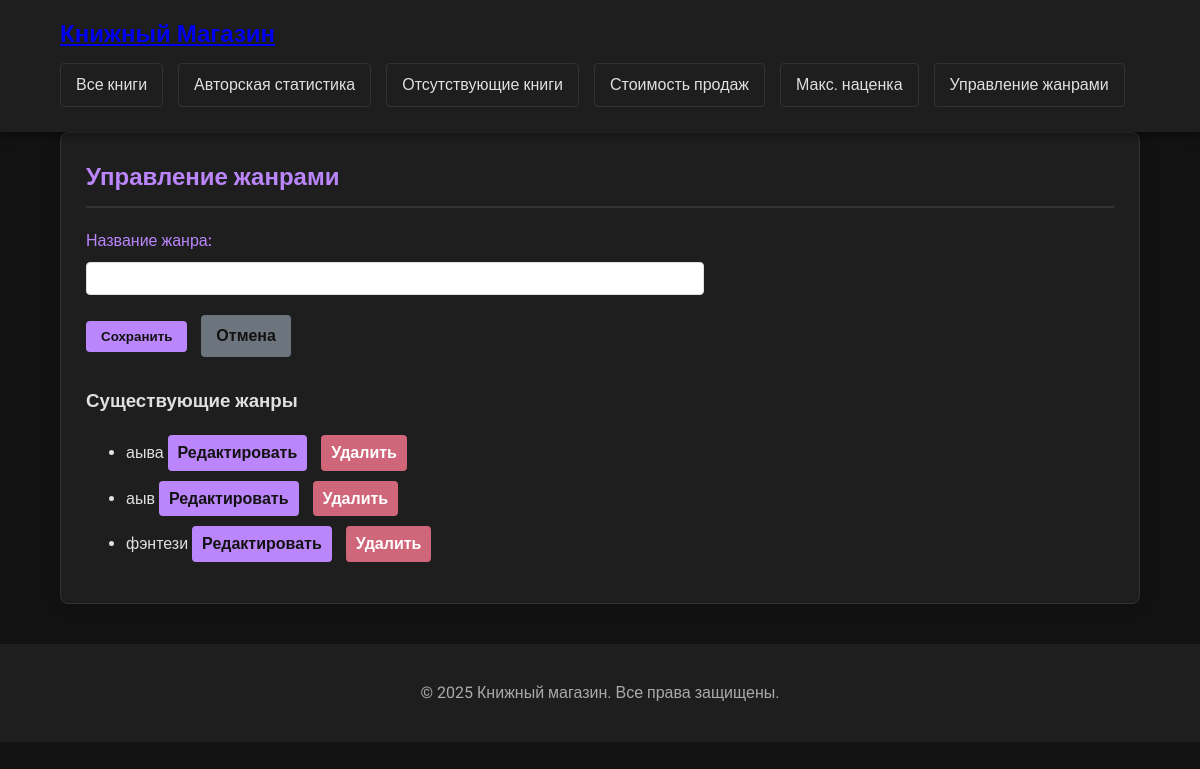
Screenshot of /books/genre/manage/ with the database file from the repository.
### books/models.py (models this page shows, shortened)
class Genre(models.Model):
    name = models.CharField(max_length=100, unique=True, verbose_name="Название жанра")

### books/views.py (the view)
# urls.py: path('genre/manage/', views.manage_genre, name='manage_genre'),
def manage_genre(request, genre_id=None):
    genres = Genre.objects.all()
    if genre_id:
        genre = get_object_or_404(Genre, id=genre_id)
        form = GenreForm(request.POST or None, instance=genre)
        success_message = "Жанр успешно обновлен!"
    else:
        genre = None
        form = GenreForm(request.POST or None)
        success_message = "Жанр успешно создан!"
    if request.method == 'POST' and form.is_valid():
        form.save()
        messages.success(request, success_message)
        return redirect('manage_genre')
    return render(request, 'books/genre_manage.html', {
        'form': form,
        'genres': genres
    })

### books/forms.py
class GenreForm(forms.ModelForm):
    class Meta:
        model = Genre
        fields = ['name']

### books/templates/books/genre_manage.html (shortened to what this page needs)
{% extends 'books/base.html' %}
    {% load static %}
{% block content %}
<div class="card">
    <h2>Управление жанрами</h2>
    <form method="post">
        <div class="form-group">
            {{ form.name.label_tag }}
            {{ form.name }}
        </div>
        <button type="submit" class="btn">Сохранить</button>
        <a href="{% url 'book_list' %}" class="btn" style="background: #6c757d;">Отмена</a>
    </form>
    <h3 style="margin-top: 30px;">Существующие жанры</h3>
    <ul>
        {% for genre in genres %}
        <li style="margin-bottom: 10px;">
            {{ genre.name }}
            <a href="{% url 'edit_genre' genre.id %}" class="btn" style="padding: 5px 10px;">Редактировать</a>
            <a href="{% url 'delete_genre' genre.id %}" class="btn btn-danger" style="padding: 5px 10px;">Удалить</a>
        </li>
        {% empty %}
        <li>Жанры не добавлены</li>
        {% endfor %}
    </ul>
</div>
{% endblock %}

### static/books/css/style.css (style rules this page uses)
:root { --dark-bg: #121212; --dark-card: #1e1e1e; --dark-text: #e0e0e0; --dark-border: #333; --accent-color: #bb86fc; --accent-hover: #9a67ea; --danger: #cf6679; --success: #03dac6; }
body { font-family: 'Segoe UI', Tahoma, Geneva, Verdana, sans-serif; line-height: 1.6; margin: 0; padding: 0; background-color: var(--dark-bg); color: var(--dark-text); min-height: 100vh; }
.card { background: var(--dark-card); border-radius: 8px; box-shadow: 0 0 15px rgba(0,0,0,0.3); padding: 25px; margin-bottom: 25px; border: 1px solid var(--dark-border); }
.card h2 { margin-top: 0; color: var(--accent-color); border-bottom: 2px solid var(--dark-border); padding-bottom: 10px; }
.btn { display: inline-block; background: var(--accent-color); color: var(--dark-bg); padding: 8px 15px; border-radius: 4px; text-decoration: none; border: none; cursor: pointer; transition: background-color 0.3s; font-weight: bold; }
.btn-danger { background: var(--danger); color: white; }
.form-group { margin-bottom: 20px; }
.form-group label { display: block; margin-bottom: 8px; font-weight: 500; color: var(--accent-color); }
.card, .book-card { animation: fadeIn 0.5s ease-out; }
form { max-width: 600px; margin: 20px 0; }
label { display: block; margin-bottom: 5px; font-weight: bold; }
input, select, textarea { width: 100%; padding: 8px; border: 1px solid #ddd; border-radius: 4px; }
.btn { padding: 8px 15px; border: none; border-radius: 4px; cursor: pointer; margin-right: 10px; }

### books/templates/books/base.html (style rules this page uses)
body { font-family: 'Roboto', sans-serif; }

### rows the page displays
Genre: name "аыва"
Genre: name "аыв"
Genre: name "фэнтези"
